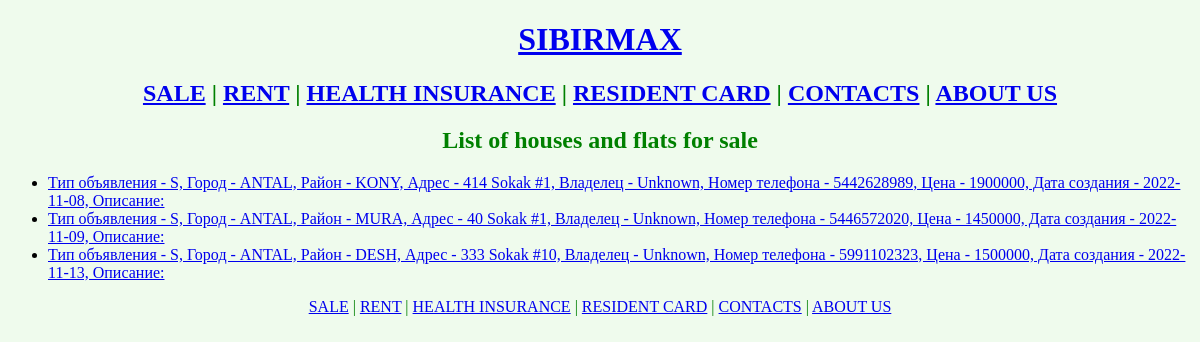
Before: /sale/ with the older database file.
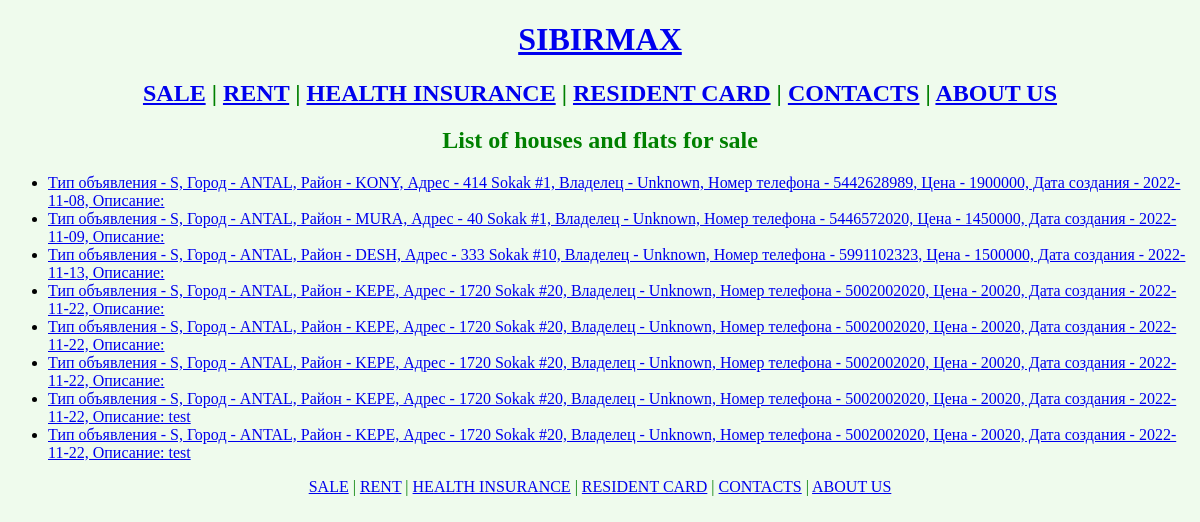
After: the same page with the newer database file.
### main_menu/models.py (models this page shows)
class RentSale(models.Model):
    TYPE_CHOICES = [
        ('R', 'Rent'),
        ('S', 'Sale'),
    ]
    PROVINCE_CHOICES = [
        ('ANTAL', 'Antalya')
    ]
    DISCTRICT_CHOICES = [
        ('ASKE', 'Akseki'),
        ('AKSU', 'Aksu'),
        ('ALAN', 'Alanya'),
        ('DEMR', 'Demre'),
        ('DESH', 'Döşemealtı'),
        ('ELMA', 'Elmalı'),
        ('FINI', 'Finike'),
        ('GAZI', 'Gazipaşa'),
        ('GUND', 'Gündoğmuş'),
        ('IBRA', 'İbradı'),
        ('KASH', 'Kaş'),
        ('KEME', 'Kemer'),
        ('KEPE', 'Kepez'),
        ('KORK', 'Korkuteli'),
        ('KONY', 'Konyaaltı'),
        ('KUML', 'Kumluca'),
        ('MANA', 'Manavgat'),
        ('MURA', 'Muratpaşa'),
        ('SERI', 'Serik')
    ]
    type = models.CharField(max_length=1, choices=TYPE_CHOICES, default='R')
    city = models.CharField(max_length=5, choices=PROVINCE_CHOICES, default='ANTAL')
    district = models.CharField(max_length=4, choices=DISCTRICT_CHOICES, default='KEPE')
    address = models.CharField(max_length=40)
    owner = models.CharField(max_length=100)
    phone_number = models.IntegerField()
    price_in_lira = models.IntegerField()
    created_data = models.DateField(auto_now_add=True)
    updated_time = models.DateField(auto_now=True)
    description = models.TextField(blank=True)
    def __str__(self):
        return f"""
        Тип объявления - {self.type}, Город - {self.city}, Район - {self.district}, Адрес - {self.address},
        Владелец - {self.owner}, Номер телефона - {self.phone_number}, Цена - {self.price_in_lira},
        Дата создания - {self.created_data}, Описание: {self.description}
        """

### main_menu/views.py (the view)
# urls.py: path('sale/', Sale.as_view(), name='sale_list'),
class Sale(ListView):
    template_name = 'main_menu/sale.html'
    model = RentSale
    context_object_name = 'sales'

### main_menu/templates/main_menu/sale.html (shortened to what this page needs)
{% extends 'base.html' %}
{% block content %}
<h2>List of houses and flats for sale</h2>
<p>
    <ul>
        {% for obj in sales %}
            {% if obj.type == "S" %}
                    <li><a href="{% url 'detail_view' obj.id %}"> {{ obj }} </a></li>
            {% endif %}
        {% endfor %}
    </ul>
</p>
{% endblock %}

Changed rows visible on the page:
added RentSale: type+city+district "Тип объявления - S, Город - ANTAL, Район - KEPE, Адрес - 1720 Sokak #20, Владелец - Unknown, Номер телефона - 5002002020, Цена - 20020, Дата создания - 2022-11-22, Описание:"
added RentSale: type+city+district "Тип объявления - S, Город - ANTAL, Район - KEPE, Адрес - 1720 Sokak #20, Владелец - Unknown, Номер телефона - 5002002020, Цена - 20020, Дата создания - 2022-11-22, Описание:"
added RentSale: type+city+district "Тип объявления - S, Город - ANTAL, Район - KEPE, Адрес - 1720 Sokak #20, Владелец - Unknown, Номер телефона - 5002002020, Цена - 20020, Дата создания - 2022-11-22, Описание:"
added RentSale: type+city+district "Тип объявления - S, Город - ANTAL, Район - KEPE, Адрес - 1720 Sokak #20, Владелец - Unknown, Номер телефона - 5002002020, Цена - 20020, Дата создания - 2022-11-22, Описание: test"
added RentSale: type+city+district "Тип объявления - S, Город - ANTAL, Район - KEPE, Адрес - 1720 Sokak #20, Владелец - Unknown, Номер телефона - 5002002020, Цена - 20020, Дата создания - 2022-11-22, Описание: test"
